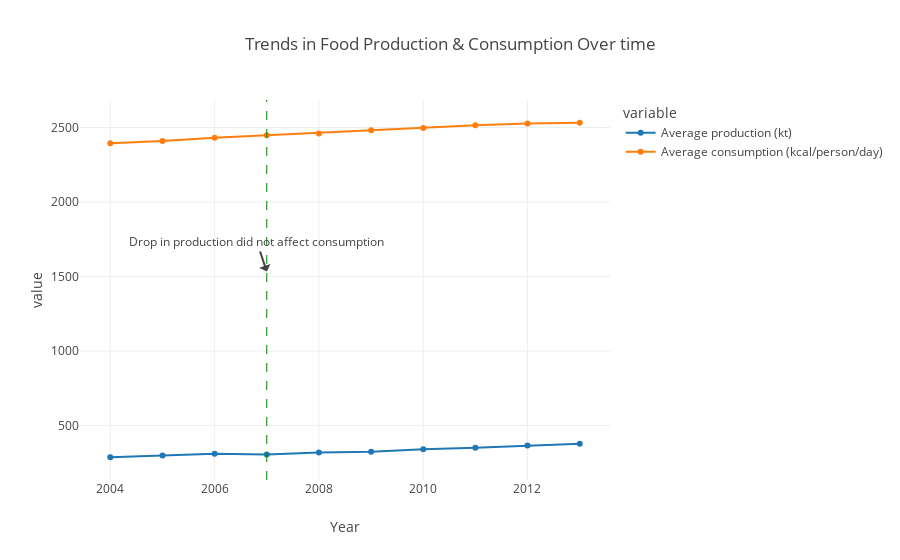

Notebook source saved alongside this figure:
### Markdown cell above
### Comparing average food production and consumption/supply for all years

### Code cell
# Plot of average production b/w 2004 and 2013
# This showcases trends over time
fig = px.line(average_production_and_suppy, x='Year', y=average_production_and_suppy.columns[[1, 2]],
             title='Trends in Food Production & Consumption Over time', hover_name='Year', template='none', markers=True)
fig.add_annotation(text='Drop in production did not affect consumption', x='2007', y=1500, showarrow=True, arrowhead=1, yshift=5)
fig.add_vline(x='2007', line_width=1, line_dash='dash', line_color='green')
fig

### Figure 1 — Plotly figure (JSON) as saved in the notebook; plotly's stock layout.template omitted (floating-point values rounded to 4 significant figures)
{"data": [{"hovertemplate": "<b>%{hovertext}</b><br><br>variable=Average production (kt)<br>Year=%{x}<br>value=%{y}<extra></extra>", "hovertext": ["2004-01-01T00:00:00", "2005-01-01T00:00:00", "2006-01-01T00:00:00", "2007-01-01T00:00:00", "2008-01-01T00:00:00", "2009-01-01T00:00:00", "2010-01-01T00:00:00", "2011-01-01T00:00:00", "2012-01-01T00:00:00", "2013-01-01T00:00:00"], "legendgroup": "Average production (kt)", "line": {"color": "#1F77B4", "dash": "solid"}, "marker": {"symbol": "circle"}, "mode": "lines+markers", "name": "Average production (kt)", "orientation": "v", "showlegend": true, "type": "scatter", "x": ["2004-01-01T00:00:00", "2005-01-01T00:00:00", "2006-01-01T00:00:00", "2007-01-01T00:00:00", "2008-01-01T00:00:00", "2009-01-01T00:00:00", "2010-01-01T00:00:00", "2011-01-01T00:00:00", "2012-01-01T00:00:00", "2013-01-01T00:00:00"], "xaxis": "x", "y": [286.8, 299.0, 310.8, 305.2, 318.7, 323.0, 340.2, 351.3, 364.8, 378.2], "yaxis": "y"}, {"hovertemplate": "<b>%{hovertext}</b><br><br>variable=Average consumption (kcal/person/day)<br>Year=%{x}<br>value=%{y}<extra></extra>", "hovertext": ["2004-01-01T00:00:00", "2005-01-01T00:00:00", "2006-01-01T00:00:00", "2007-01-01T00:00:00", "2008-01-01T00:00:00", "2009-01-01T00:00:00", "2010-01-01T00:00:00", "2011-01-01T00:00:00", "2012-01-01T00:00:00", "2013-01-01T00:00:00"], "legendgroup": "Average consumption (kcal/person/day)", "line": {"color": "#FF7F0E", "dash": "solid"}, "marker": {"symbol": "circle"}, "mode": "lines+markers", "name": "Average consumption (kcal/person/day)", "orientation": "v", "showlegend": true, "type": "scatter", "x": ["2004-01-01T00:00:00", "2005-01-01T00:00:00", "2006-01-01T00:00:00", "2007-01-01T00:00:00", "2008-01-01T00:00:00", "2009-01-01T00:00:00", "2010-01-01T00:00:00", "2011-01-01T00:00:00", "2012-01-01T00:00:00", "2013-01-01T00:00:00"], "xaxis": "x", "y": [2394.0, 2409.0, 2431.0, 2448.0, 2461.0, 2482.0, 2497.0, 2515.0, 2528.0, 2532.0], "yaxis": "y"}], "layout": {"annotations": [{"arrowhead": 1, "showarrow": true, "text": "Drop in production did not affect consumption", "x": "2007", "y": 1500, "yshift": 5}], "legend": {"title": {"text": "variable"}, "tracegroupgap": 0}, "shapes": [{"line": {"color": "green", "dash": "dash", "width": 1}, "type": "line", "x0": "2007", "x1": "2007", "xref": "x", "y0": 0, "y1": 1, "yref": "y domain"}], "title": {"text": "Trends in Food Production & Consumption Over time"}, "xaxis": {"anchor": "y", "domain": [0, 1], "title": {"text": "Year"}}, "yaxis": {"anchor": "x", "domain": [0, 1], "title": {"text": "value"}}}}
